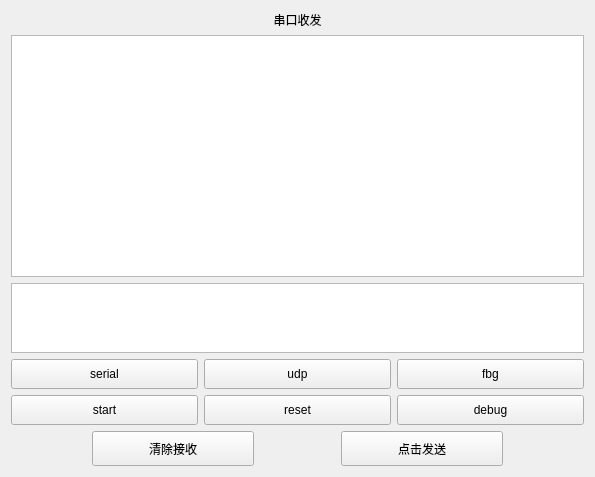
          <widget class="QWidget" name="tab_usart">
           <attribute name="title">
            <string>串口</string>
           </attribute>
           <layout class="QVBoxLayout" name="verticalLayout_4" stretch="0,50,10,5,0">
            <item>
             <widget class="QLabel" name="label_13">
              <property name="text">
               <string>串口收发</string>
              </property>
              <property name="alignment">
               <set>Qt::AlignCenter</set>
              </property>
             </widget>
            </item>
            <item>
             <widget class="QPlainTextEdit" name="ptedit_SerialRec"/>
            </item>
            <item>
             <widget class="QPlainTextEdit" name="ptedit_SerialSend">
              <property name="maximumSize">
               <size>
                <width>16777215</width>
                <height>120</height>
               </size>
              </property>
             </widget>
            </item>
            <item>
             <layout class="QGridLayout" name="gridLayout_PresetCmd">
              <item row="0" column="0">
               <widget class="QPushButton" name="pbtn_CmdSerial">
                <property name="minimumSize">
                 <size>
                  <width>0</width>
                  <height>30</height>
                 </size>
                </property>
                <property name="text">
                 <string>serial</string>
                </property>
               </widget>
              </item>
              <item row="0" column="1">
               <widget class="QPushButton" name="pbtn_CmdUdp">
                <property name="minimumSize">
                 <size>
                  <width>0</width>
                  <height>30</height>
                 </size>
                </property>
                <property name="text">
                 <string>udp</string>
                </property>
               </widget>
              </item>
              <item row="0" column="2">
               <widget class="QPushButton" name="pbtn_CmdFbg">
                <property name="minimumSize">
                 <size>
                  <width>0</width>
                  <height>30</height>
                 </size>
                </property>
                <property name="text">
                 <string>fbg</string>
                </property>
               </widget>
              </item>
              <item row="1" column="0">
               <widget class="QPushButton" name="pbtn_CmdStart">
                <property name="minimumSize">
                 <size>
                  <width>0</width>
                  <height>30</height>
                 </size>
                </property>
                <property name="text">
                 <string>start</string>
                </property>
               </widget>
              </item>
              <item row="1" column="1">
               <widget class="QPushButton" name="pbtn_CmdReset">
                <property name="minimumSize">
                 <size>
                  <width>0</width>
                  <height>30</height>
                 </size>
                </property>
                <property name="text">
                 <string>reset</string>
                </property>
               </widget>
              </item>
              <item row="1" column="2">
               <widget class="QPushButton" name="pbtn_CmdDebug">
                <property name="minimumSize">
                 <size>
                  <width>0</width>
                  <height>30</height>
                 </size>
                </property>
                <property name="text">
                 <string>debug</string>
                </property>
               </widget>
              </item>
             </layout>
            </item>
            <item>
             <layout class="QHBoxLayout" name="horizontalLayout" stretch="10,20,10,20,10">
              <item>
               <spacer name="horizontalSpacer">
                <property name="orientation">
                 <enum>Qt::Horizontal</enum>
                </property>
                <property name="sizeHint" stdset="0">
                 <size>
                  <width>79</width>
                  <height>20</height>
                 </size>
                </property>
               </spacer>
              </item>
              <item>
               <widget class="QPushButton" name="pbtn_SerialClear">
                <property name="minimumSize">
                 <size>
                  <width>0</width>
                  <height>35</height>
                 </size>
                </property>
                <property name="baseSize">
                 <size>
                  <width>0</width>
                  <height>0</height>
                 </size>
                </property>
                <property name="text">
                 <string>清除接收</string>
                </property>
               </widget>
              </item>
              <item>
               <spacer name="horizontalSpacer_2">
                <property name="orientation">
                 <enum>Qt::Horizontal</enum>
                </property>
                <property name="sizeHint" stdset="0">
                 <size>
                  <width>118</width>
                  <height>20</height>
                 </size>
                </property>
               </spacer>
              </item>
              <item>
               <widget class="QPushButton" name="pbtn_SerialSend">
                <property name="minimumSize">
                 <size>
                  <width>0</width>
                  <height>35</height>
                 </size>
                </property>
                <property name="text">
                 <string>点击发送</string>
                </property>
               </widget>
              </item>
              <item>
               <spacer name="horizontalSpacer_3">
                <property name="orientation">
                 <enum>Qt::Horizontal</enum>
                </property>
                <property name="sizeHint" stdset="0">
                 <size>
                  <width>210</width>
                  <height>20</height>
                 </size>
                </property>
               </spacer>
              </item>
             </layout>
            </item>
           </layout>
          </widget>
